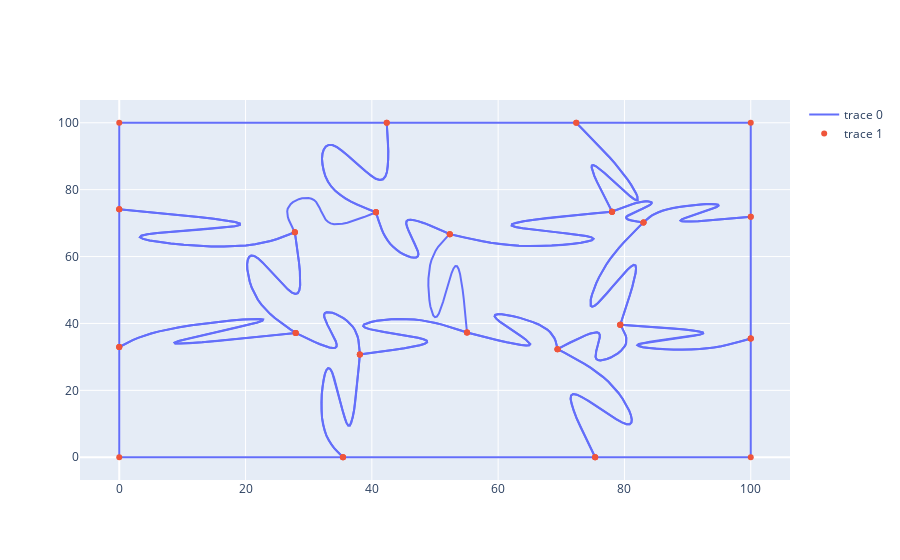

Notebook code for this chart:
### Code cell
polygons = skew_graph(cropped_polygons, 0, INPUT_WIDTH, 0, INPUT_HEIGHT)
x_polygs, y_polygs = form_x_y_polygons(polygons)

x0_polygs, y0_polygs = form_x_y_polygons(cropped_polygons)


fig = go.Figure([
    go.Scatter(x=x_polygs, y=y_polygs, mode='lines'),
    go.Scatter(x=x0_polygs, y=y0_polygs, mode='markers')
])
fig.show()

### Figure 1 — Plotly figure (JSON) as saved in the notebook; plotly's stock layout.template omitted (floating-point values rounded to 4 significant figures; data arrays with more than 128 entries replaced by an {"elided": "..."} marker saying what was removed)
{"data": [{"mode": "lines", "type": "scatter", "x": {"elided": "1474 float values"}, "y": {"elided": "1474 float values"}}, {"mode": "markers", "type": "scatter", "x": [78.04, 83.01, 100, 100, 72.37, 78.04, null, 0, 27.94, 27.8, 0, 0, null, 100, 79.34, 69.4, 75.36, 100, 100, null, 40.65, 52.35, 55.07, 38.1, 27.94, 27.8, null, 35.43, 38.1, 27.94, 0, 0, 35.43, null, 0, 27.8, 40.65, 42.36, 0, 0, null, 52.35, 78.04, 83.01, 79.34, 69.4, 55.07, null, 40.65, 42.36, 72.37, 78.04, 52.35, 40.65, null, 75.36, 69.4, 55.07, 38.1, 35.43, 75.36, null, 79.34, 100, 100, 83.01, 79.34, null], "y": [73.42, 70.21, 71.87, 100, 100, 73.42, null, 32.96, 37.17, 67.28, 74.13, 32.96, null, 35.5, 39.6, 32.31, 0, 0, 35.5, null, 73.24, 66.7, 37.28, 30.75, 37.17, 67.28, null, 0, 30.75, 37.17, 32.96, 0, 0, null, 74.13, 67.28, 73.24, 100, 100, 74.13, null, 66.7, 73.42, 70.21, 39.6, 32.31, 37.28, null, 73.24, 100, 100, 73.42, 66.7, 73.24, null, 0, 32.31, 37.28, 30.75, 0, 0, null, 39.6, 35.5, 71.87, 70.21, 39.6, null]}], "layout": {}}
